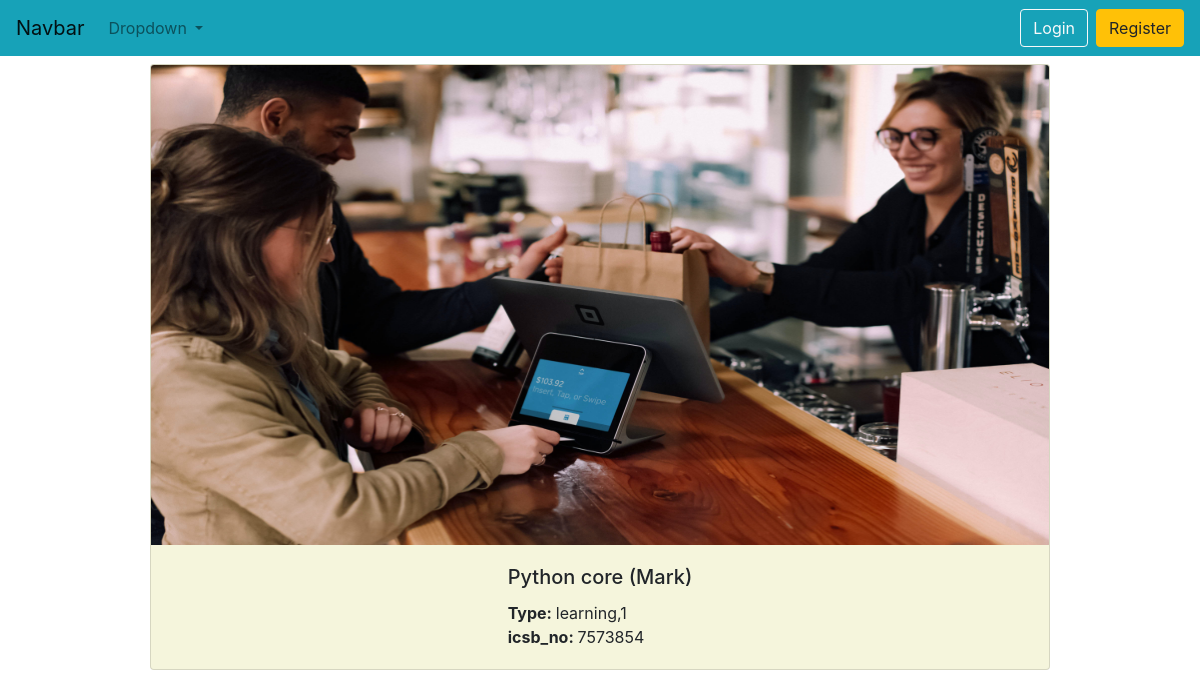
/bd/1/, run on the app's committed database.
### school/models.py (models this page shows, shortened)
class Book_unique_no(models.Model):
    book_name=models.OneToOneField(Books,on_delete=models.CASCADE,related_name='book_name')
    icsb_no=models.CharField(max_length=10)
    created_at=models.DateTimeField(auto_now_add=True)

class Books(models.Model):
    name=models.CharField(max_length=20)
    Author=models.CharField(max_length=20)
    category=models.ForeignKey(Category,on_delete=models.CASCADE)
    book_img=models.ImageField(upload_to='book_image',null=True,blank=True)
    created_at=models.DateTimeField(auto_now_add=True)
    updated_at=models.DateTimeField(auto_now_add=True)
    status=models.CharField(choices=status_choice,default='active',max_length=10)

class Category(models.Model):
    type=models.CharField(max_length=20)
    def __str__(self):
        return f"{self.type},{str(self.id)}"

### school/views.py (the view)
# urls.py: path('bd/<int:id>/',views.Book_details,name='book_detail'),
def Book_details(request,id):
    detail_book=Book_unique_no.objects.get(id=id)
    return render(request,'book_detail.html',{'book_detail':detail_book})

### school/templates/book_detail.html (shortened to what this page needs)
{% extends 'base.html' %}
{%block content1 %}
<div class="container-fluid">
    <div class="row d-flex justify-content-center">
        <div class="card w-75   m-2" style="background-color:#F5F5DC">
            <img class="card-img-top" src="{{book_detail.book_name.book_img.url}}" alt="Card image cap" style='width:100%;height:30rem;'>
            <div class="card-body  d-flex justify-content-center ">
                <div>
                    <h5 class="card-title d-inline-block">{{book_detail.book_name.name|capfirst}} ({{book_detail.book_name.Author|title}})</h5>
                    <p class="card-text"><strong>Type: </strong>{{book_detail.book_name.category}}<br> <strong>icsb_no: </strong>{{book_detail.icsb_no}}</p>
                </div>
            </div>
        </div>
    </div>
</div>
{% endblock %}

### data on the page
Book_unique_no: book_name.book_img (picture), book_name.name "Python core", book_name.Author "Mark", book_name.category "learning,1", icsb_no "7573854"
